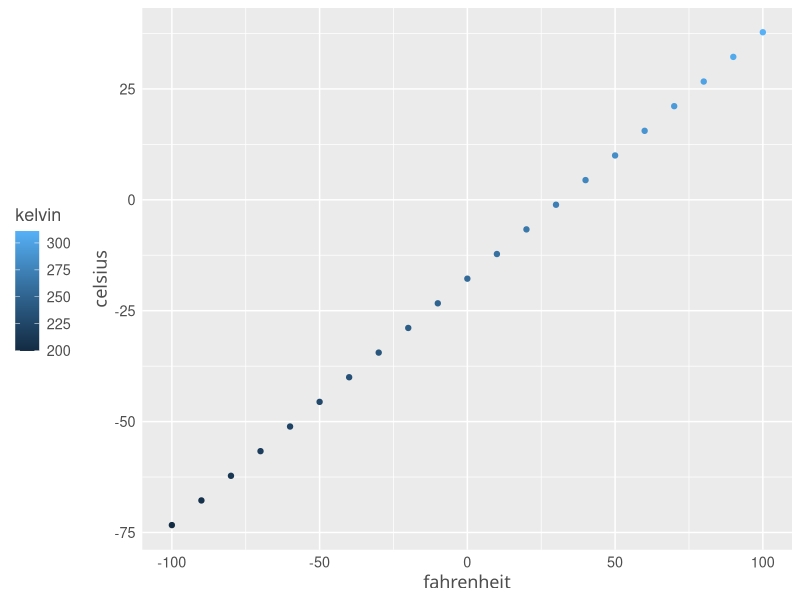
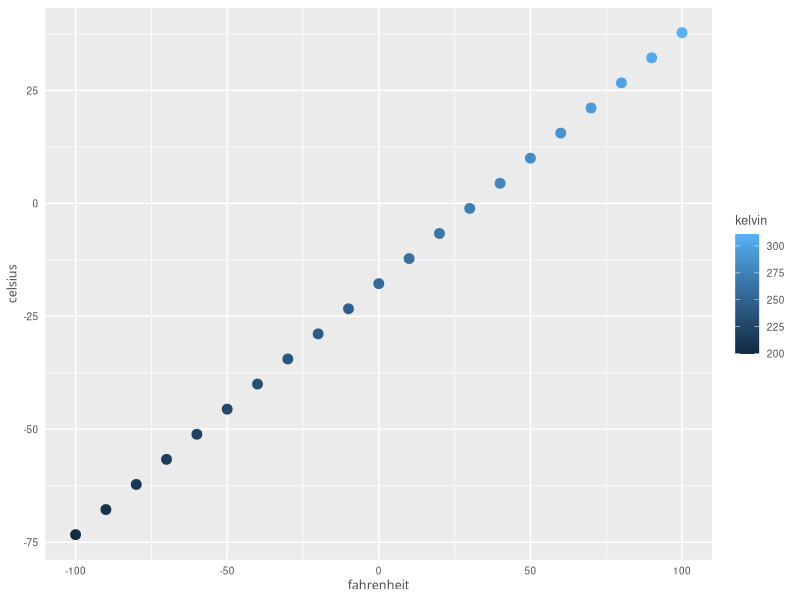

Source code (R) for these figures, in order:
## ---- chunk 1
knitr::opts_chunk$set(echo = TRUE)
## ---- chunk 2
airtemps <- c(212, 30.3, 78, 32)

celsius1 <- (airtemps[1]-32)*5/9
celsius2 <- (airtemps[2]-32)*5/9
celsius3 <- (airtemps[3]-32)*5/9
celsius4 <- (airtemps[4]-32)*5/9
## ---- chunk 3
F_to_C <- function(F) {
  celsius <- (F-32) * 5/9
  return(celsius)
}
## ---- chunk 4
celsius5 <- F_to_C(airtemps[1])
celsius5 == celsius1
celsius_array <- F_to_C(airtemps)
## ---- chunk 5
C_to_F <- function(C) {
  fahrenheit <- C * 9/5 + 32
  return(fahrenheit)
}

fahrenheit <- C_to_F(celsius_array)
fahrenheit1 <- C_to_F(celsius_array[1])
fahrenheit == airtemps
## ---- chunk 6
convertTemps <- function(F) {
  celsius <- (F-32) * 5/9
  kelvin <- celsius + 273.15
  return(list(fahrenheit = F, celsius = celsius, kelvin = kelvin))
}

temps_df <- data.frame(convertTemps(seq(-100, 100, 10)))
## ---- chunk 7
custom_theme <- function(title_size = 12, base_size = 9, legendside = "right") {
  ggplot2::theme(
    axis.ticks = ggplot2::element_blank(),
    text = ggplot2::element_text(family = 'Helvetica', color = 'gray30', size = base_size),
    axis.title.x = ggplot2::element_text(title_size),
    axis.title.y = ggplot2::element_text(title_size),
    legend.position = legendside
  )
}
## ---- chunk 8
library(ggplot2)

ggplot(temps_df, mapping = aes(x = fahrenheit, y = celsius, color = kelvin)) + geom_point() + 
  custom_theme(15, 13, "left")
## ---- chunk 9
scatterplot <- function(df, point_size = 2, font_size=9) {
  ggplot(df, mapping=aes(x=fahrenheit, y=celsius, color=kelvin)) +
    geom_point(size=point_size) +
    custom_theme(font_size)
}

scatterplot(temps_df, 3, 16)
## ---- chunk 10

